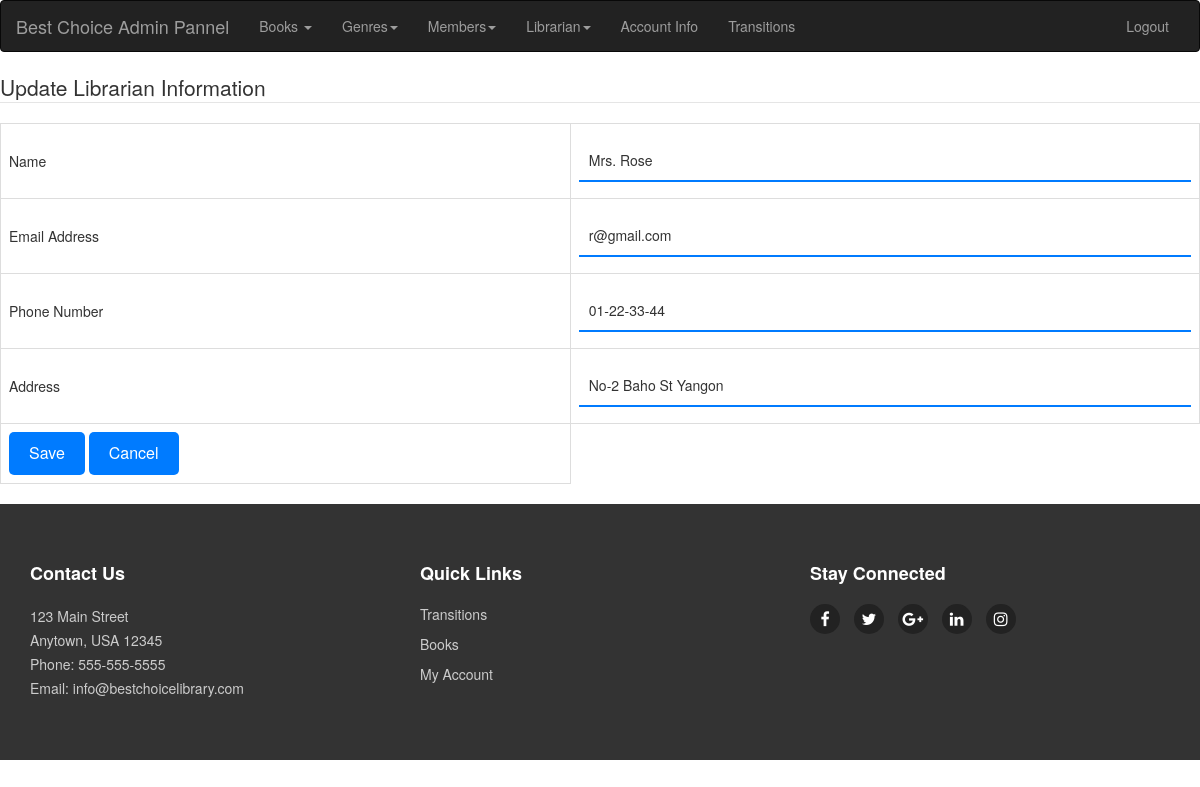
Screenshot of /manageLibrarianUpdate.php?uit=26 (signed in) with the database file from the repository.
### tables this page shows
CREATE TABLE `librarian` (
  `librarian_id` int(11) NOT NULL,
  `librarian_image` varchar(128) NOT NULL,
  `librarian_name` varchar(125) NOT NULL,
  `librarian_email` varchar(125) NOT NULL,
  `librarian_password` varchar(125) NOT NULL,
  `librarian_address` varchar(500) NOT NULL,
  `librarian_phonenumber` varchar(50) NOT NULL
);

### manageLibrarianUpdate.php (the view, shortened to what this page needs)
<?php
	include('connection.php');
	include('header1.php');
	if(isset($_REQUEST['uit'])){
		$librarianID=$_REQUEST['uit'];
		$select="SELECT * FROM librarian WHERE librarian_id='$librarianID'";
		$query=mysqli_query($connect, $select);
		$data=mysqli_fetch_array($query);
		$librarianName=$data['librarian_name'];
		$librarianEmail=$data['librarian_email'];
		$librarianAddress=$data['librarian_address'];
		$librarianPhoneNumber=$data['librarian_phonenumber'];
	}
 ?>
<!DOCTYPE html>
<html>
<head>
</head>
<body>
	<form action="manageLibrarianUpdate.php" method = "POST" enctype="multipart/form-data">
		<fieldset>
		<legend>Update Librarian Information</legend>
		<table>
			<tr>
				<td>Name</td>
				<td>
					<input type="text" name="txtLibrarianName" required value="<?php echo $librarianName ?>">
				</td>
			</tr>
			<tr>
				<td>Email Address</td>
				<td>
					<input type="text" name="txtLibrarianEmail" required value="<?php echo $librarianEmail ?>">
				</td>
			</tr>
			<tr>
				<td>Phone Number</td>
				<td>
					<input type="text" name="txtLibrarianPhoneNumber" required value="<?php echo $librarianPhoneNumber ?>">
				</td>
			</tr>
			<tr>
				<td>Address</td>
				<td>
					<input type="text" name="txtLibrarianAddress" required value="<?php echo $librarianAddress ?>">
				</td>
			</tr>
			<tr>
				<td>
					<input type="submit" name="btnUpdate" value="Save" />
					<input type="reset" value="Cancel" />
				</td>
			</tr>
		</table>
		</fieldset>
	</form>
</body>
</html>
<?php
include('footer1.php');

### css/style.css (style rules this page uses)
button, input[type=submit], input[type=reset] { background-color: #007bff; border: none; color: #fff; padding: 10px 20px; border-radius: 5px; font-size: 16px; cursor: pointer; }
input[type=text], input[type=password], input[type=email], input[type=tel], select { width: 100%; padding: 10px; margin: 8px 0; box-sizing: border-box; border: none; border-bottom: 2px solid #007bff; outline: none; background-color: transparent; }
table { width: 100%; border-collapse: collapse; margin-bottom: 20px; }
table td, table th { border: 1px solid #ddd; padding: 8px; }

### rows the page displays
librarian: txtLibrarianName "Mrs. Rose", txtLibrarianEmail "r@gmail.com", txtLibrarianPhoneNumber "01-22-33-44", txtLibrarianAddress "No-2 Baho St Yangon"
